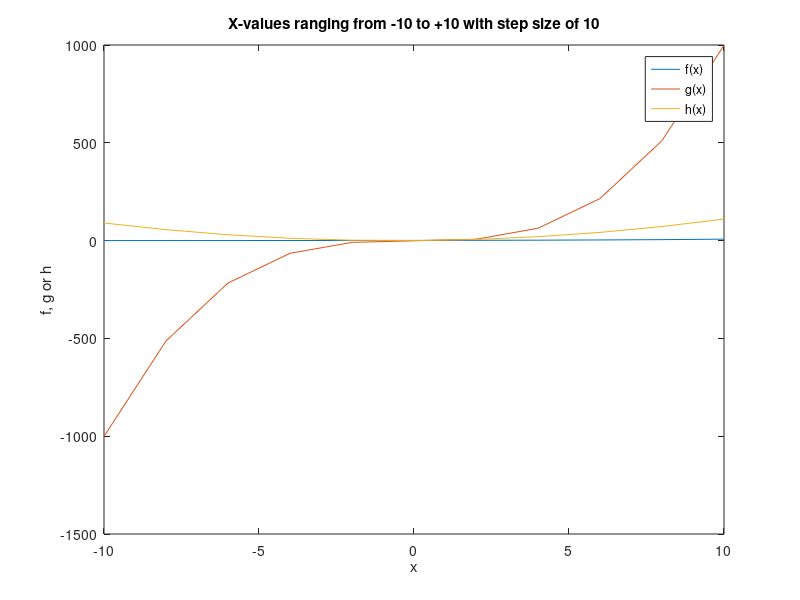

This chart was generated by the following MATLAB code:
x = linspace(-10,10,11);
y = linspace(-10,10,11);
z = linspace(-10,10,11);
r = linspace(-10,10,11);

f = x.^2+exp(0.2*y)-y.*z;
g= x.*y.*z-1;
h=x+2*y.*z-z.^2;


plot(r,f);
hold on; 
plot(r,g);
hold on; 
plot(r,h);
hold on; 

title('X-values ranging from -10 to +10 with step size of 10')
legend('f(x)','g(x)','h(x)')
xlabel ('x')
ylabel ('f, g or h')